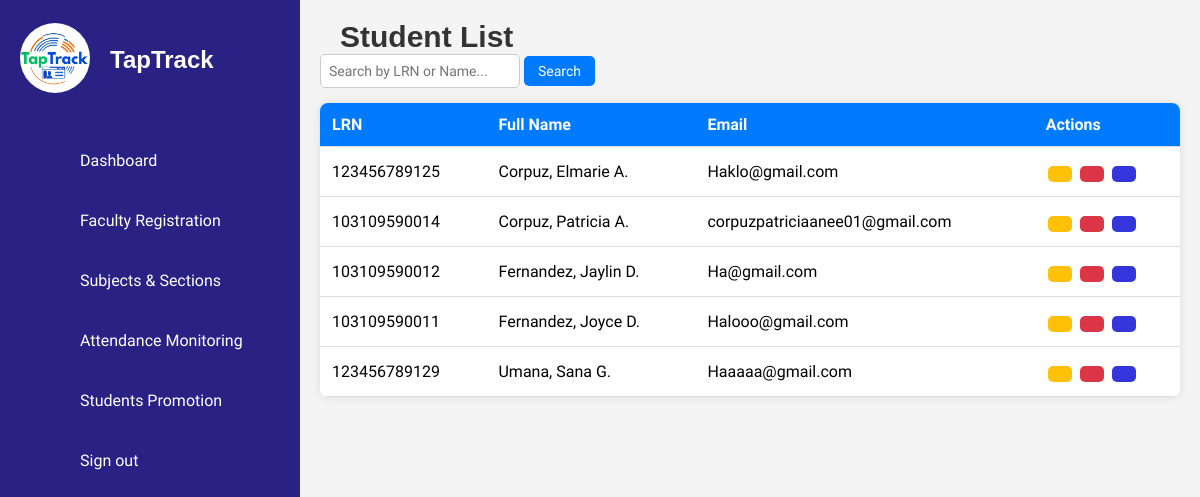
Page /ISIERA/details_student.php on the committed database.
### tables this page shows
CREATE TABLE `students` (
  `id` int(11) NOT NULL,
  `first_name` varchar(50) NOT NULL,
  `middle_name` varchar(50) DEFAULT NULL,
  `last_name` varchar(50) NOT NULL,
  `lrn` varchar(12) NOT NULL,
  `date_of_birth` date NOT NULL,
  `gender` enum('Male','Female') NOT NULL,
  `citizenship` varchar(50) NOT NULL,
  `address` text NOT NULL,
  `contact_number` varchar(15) NOT NULL,
  `email` varchar(100) NOT NULL,
  `guardian_name` varchar(100) NOT NULL,
  `guardian_contact` varchar(15) NOT NULL,
  `guardian_address` varchar(250) NOT NULL,
  `guardian_relationship` varchar(50) NOT NULL,
  `elementary_school` varchar(100) NOT NULL,
  `year_graduated` year(4) NOT NULL,
  `birth_certificate` varchar(255) NOT NULL,
  `id_photo` varchar(255) NOT NULL,
  `good_moral` varchar(255) DEFAULT NULL,
  `student_signature` varchar(255) NOT NULL,
  `section` varchar(50) DEFAULT NULL,
  `school_year` varchar(9) NOT NULL,
  `grade_level` varchar(20) DEFAULT NULL,
  `student_type` enum('Regular Student','STI Student') DEFAULT NULL,
  `verified_at` timestamp NOT NULL DEFAULT current_timestamp(),
  `created_at` timestamp NOT NULL DEFAULT current_timestamp(),
  `rfid` varchar(50) DEFAULT NULL,
  `mobile_verified` tinyint(1) DEFAULT 0
);

### ISIERA/details_student.php (the view, shortened to what this page needs)
<?php
include('db_connection.php');
$query = "SELECT lrn,
    CONCAT(
        UPPER(LEFT(last_name, 1)), LOWER(SUBSTRING(last_name, 2)), ', ',
        UPPER(LEFT(first_name, 1)), LOWER(SUBSTRING(first_name, 2)), ' ',
        UPPER(LEFT(middle_name, 1)), '.'
    ) AS fullname,
    email, student_type
    FROM students
    WHERE 1=1";
$query .= " ORDER BY last_name ASC, first_name ASC, middle_name ASC";
$result = mysqli_query($conn, $query);
$students = [];
if (mysqli_num_rows($result) > 0) {
    $students = mysqli_fetch_all($result, MYSQLI_ASSOC);
}
?>
<!DOCTYPE html>
<html lang="en">
<head>
    <link rel="stylesheet" href="assets/css/style.css">
</head>
<body>
<?php include('sidebar.php'); ?>
<div class="main-content">
    <h2>Student List</h2>
    <div class="search-container">
        <div class="left-search">
            <form id="searchForm" onsubmit="return handleSearch(event)">
                <input type="text" id="searchInput" placeholder="Search by LRN or Name...">
                <button type="submit">Search</button>
            </form>
        </div>
    </div>
    <table class="student-table" id="studentTable">
        <thead>
            <tr>
                <th>LRN</th>
                <th>Full Name</th>
                <th>Email</th>
                <th class="actions-header" style="position: relative;">
                    <div class="header-content">
                        <span>Actions</span>
                    </div>
                </th>
            </tr>
        </thead>
        <tbody id="studentTableBody">
            <?php if (!empty($students)): ?>
                <?php foreach ($students as $student): ?>
                    <tr data-type="<?= strtolower($student['student_type']) ?>">
                        <td><?= $student['lrn'] ?></td>
                        <td><?= $student['fullname'] ?></td>
                        <td><?= $student['email'] ?></td>
                        <td>
                            <button class='edit' title="Edit" onclick='redirectToStudentInfo("<?= $student['lrn'] ?>", "edit")'>
                            </button>
                            <button class='archive' title="Archive" onclick='archiveStudent("<?= $student['lrn'] ?>")'>
                            </button>
                            <button class='view' title="View" onclick='redirectToStudentInfo("<?= $student['lrn'] ?>", "view")'>
                            </button>
                        </td>
                    </tr>
                <?php endforeach; ?>
            <?php else: ?>
                <tr id="noDataRow"><td colspan="4">No data available.</td></tr>
            <?php endif; ?>
        </tbody>
    </table>
</div>
</body>
</html>

### ISIERA/assets/css/style.css (style rules this page uses)
* { font-family: 'Ubuntu', sans-serif; margin: 0; padding: 0; box-sizing: border-box; }
:root { --blue: #2a2185; --white: #fff; --gray: #f5f5f5; --black1: #222; --black2: #999; }
body { min-height: 100vh; overflow-x: hidden; }
.main-content { margin-left: 300px; padding: 20px; background-color: #f4f4f4; min-height: 100vh; overflow-x: hidden; width: calc(100% - 300px); }
.main-content h2 { text-align: left; margin-left: 20px; font-family: 'Arial', sans-serif; font-weight: 600; color: #333; font-size: 30px; }
.search-container { display: flex; justify-content: space-between; align-items: flex-start; margin-bottom: 15px; flex-wrap: wrap; gap: 5px; }
.search-container input { width: 200px; padding: 8px; border: 1px solid #ccc; border-radius: 5px; font-size: 14px; }
.search-container button { padding: 7px 14px; background-color: #007bff; color: white; border: none; border-radius: 5px; cursor: pointer; font-size: 14px; }
.left-search { display: flex; gap: 10px; }
.student-table { width: 100%; border-collapse: collapse; background: white; border-radius: 8px; overflow: hidden; box-shadow: 0 0 10px rgba(0, 0, 0, 0.1); }
.student-table td { text-align: center; vertical-align: middle; padding: 10px; }
.student-table td button { display: inline-flex; padding: 8px 12px; margin: 2px; border: none; border-radius: 5px; font-size: 10px; cursor: pointer; transition: 0.3s; }
.student-table th, .student-table td { padding: 12px; text-align: left; border-bottom: 1px solid #ddd; }
.student-table th { background-color: #007bff; color: white; }
.edit { background-color: #ffc107 !important; color: black !important; }
.archive { background-color: #dc3545 !important; color: white !important; }
.view { background-color: #3535dc !important; color: white !important; }
.actions-header .header-content { display: flex; justify-content: space-between; align-items: center; width: 100%; }

### rows in the picture
students: lrn "123456789125", fullname "Corpuz, Elmarie A.", email "Haklo@gmail.com"
students: lrn "103109590014", fullname "Corpuz, Patricia A.", email "corpuzpatriciaanee01@gmail.com"
students: lrn "103109590012", fullname "Fernandez, Jaylin D.", email "Ha@gmail.com"
students: lrn "103109590011", fullname "Fernandez, Joyce D.", email "Halooo@gmail.com"
students: lrn "123456789129", fullname "Umana, Sana G.", email "Haaaaa@gmail.com"
